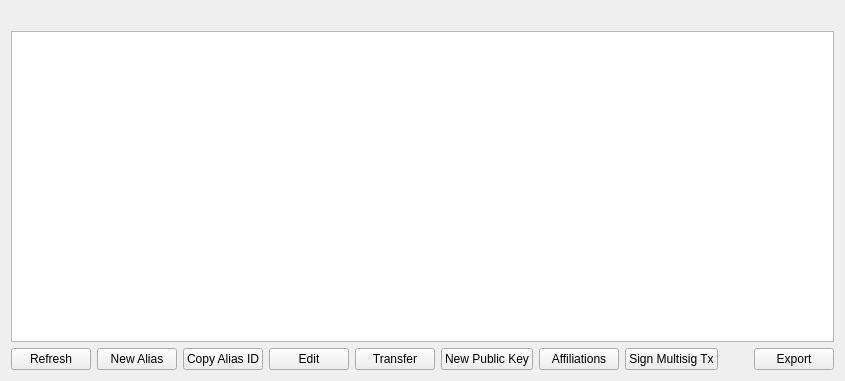
<?xml version="1.0" encoding="UTF-8"?>
<ui version="4.0">
 <class>MyAliasListPage</class>
 <widget class="QWidget" name="MyAliasListPage">
  <property name="geometry">
   <rect>
    <x>0</x>
    <y>0</y>
    <width>845</width>
    <height>381</height>
   </rect>
  </property>
  <property name="windowTitle">
   <string>My Aliases</string>
  </property>
  <layout class="QVBoxLayout" name="verticalLayout">
   <item>
    <widget class="QLabel" name="labelExplanation">
     <property name="textFormat">
      <enum>Qt::PlainText</enum>
     </property>
     <property name="wordWrap">
      <bool>true</bool>
     </property>
    </widget>
   </item>
   <item>
    <widget class="QTableView" name="tableView">
     <property name="contextMenuPolicy">
      <enum>Qt::CustomContextMenu</enum>
     </property>
     <property name="toolTip">
      <string/>
     </property>
     <property name="tabKeyNavigation">
      <bool>false</bool>
     </property>
     <property name="alternatingRowColors">
      <bool>true</bool>
     </property>
     <property name="selectionMode">
      <enum>QAbstractItemView::SingleSelection</enum>
     </property>
     <property name="selectionBehavior">
      <enum>QAbstractItemView::SelectRows</enum>
     </property>
     <property name="sortingEnabled">
      <bool>true</bool>
     </property>
     <attribute name="verticalHeaderVisible">
      <bool>false</bool>
     </attribute>
    </widget>
   </item>
   <item>
    <layout class="QHBoxLayout" name="horizontalLayout">
     <item>
      <widget class="QPushButton" name="refreshButton">
       <property name="maximumSize">
        <size>
         <width>16777215</width>
         <height>48</height>
        </size>
       </property>
       <property name="toolTip">
        <string>Refresh alias list</string>
       </property>
       <property name="text">
        <string>Refresh</string>
       </property>
      </widget>
     </item>
     <item>
      <widget class="QPushButton" name="newAlias">
       <property name="toolTip">
        <string>Create a new alias</string>
       </property>
       <property name="text">
        <string>New Alias</string>
       </property>
      </widget>
     </item>
     <item>
      <widget class="QPushButton" name="copyAlias">
       <property name="toolTip">
        <string>Copy the currently selected alias to the system clipboard</string>
       </property>
       <property name="text">
        <string>Copy Alias ID</string>
       </property>
      </widget>
     </item>
     <item>
      <widget class="QPushButton" name="editButton">
       <property name="toolTip">
        <string>Edit selected alias</string>
       </property>
       <property name="text">
        <string>Edit</string>
       </property>
      </widget>
     </item>
     <item>
      <widget class="QPushButton" name="transferButton">
       <property name="toolTip">
        <string>Transfer selected alias</string>
       </property>
       <property name="text">
        <string>Transfer</string>
       </property>
      </widget>
     </item>
     <item>
      <widget class="QPushButton" name="newPubKey">
       <property name="toolTip">
        <string>Create a new public key used for transferring aliases</string>
       </property>
       <property name="text">
        <string>New Public Key</string>
       </property>
      </widget>
     </item>
     <item>
      <widget class="QPushButton" name="whitelistButton">
       <property name="toolTip">
        <string>Open list of affiliates associated with this alias</string>
       </property>
       <property name="text">
        <string>Affiliations</string>
       </property>
      </widget>
     </item>
     <item>
      <widget class="QPushButton" name="signMultisigButton">
       <property name="text">
        <string>Sign Multisig Tx</string>
       </property>
      </widget>
     </item>
     <item>
      <spacer name="horizontalSpacer">
       <property name="orientation">
        <enum>Qt::Horizontal</enum>
       </property>
       <property name="sizeHint" stdset="0">
        <size>
         <width>40</width>
         <height>20</height>
        </size>
       </property>
      </spacer>
     </item>
     <item>
      <widget class="QPushButton" name="exportButton">
       <property name="toolTip">
        <string>Export the data in the current tab to a file</string>
       </property>
       <property name="text">
        <string>Export</string>
       </property>
      </widget>
     </item>
    </layout>
   </item>
  </layout>
 </widget>
 <resources>
  <include location="../presidentielcoin.qrc"/>
 </resources>
 <connections/>
</ui>
